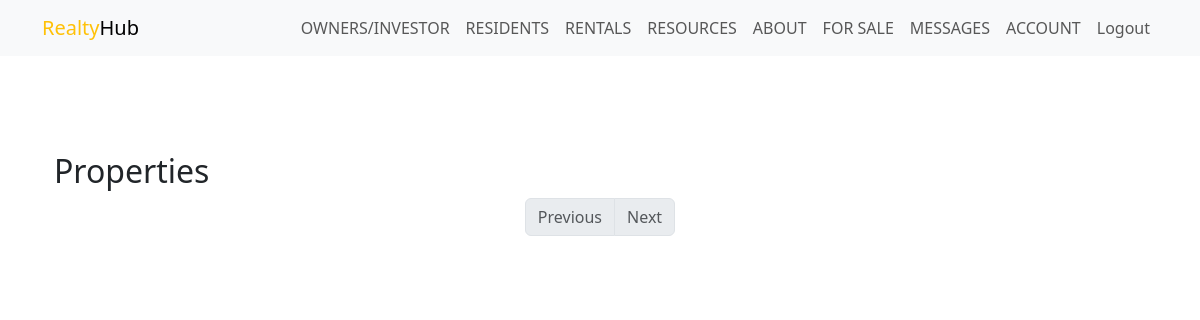
Page /property/properties (signed in) on the earlier database version.
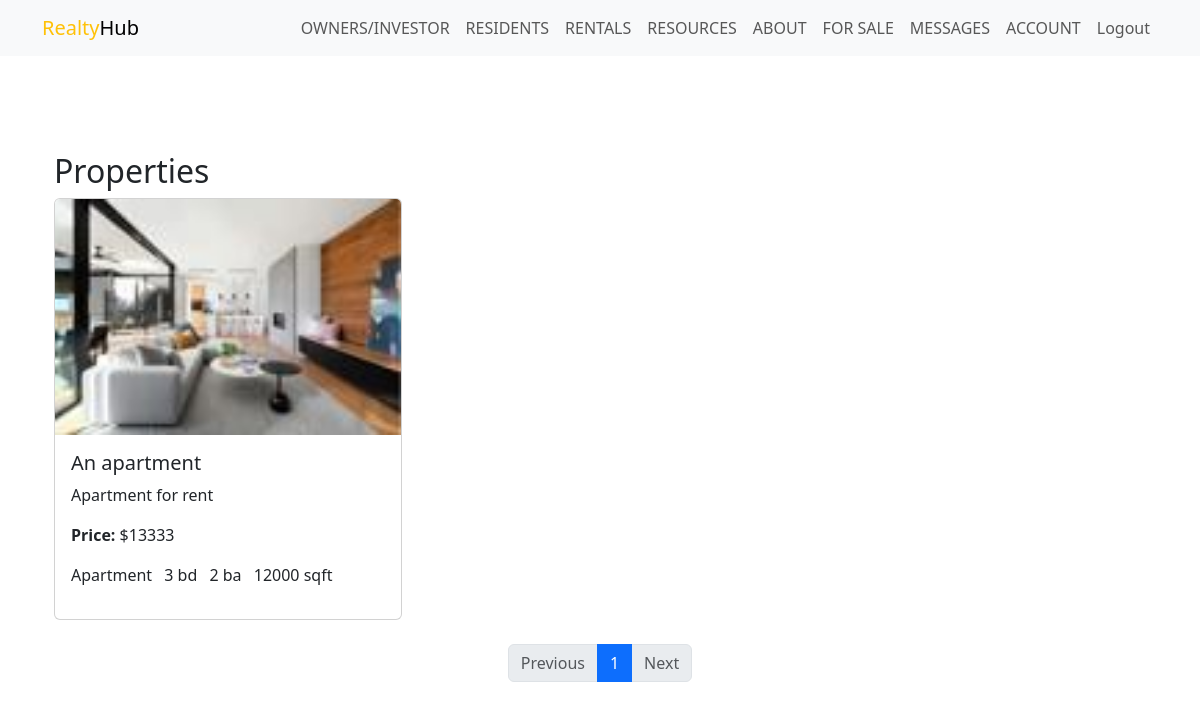
Same page on the later database version.
### app/models.py (models this page shows, shortened)
class Property(Base):
    __tablename__ = 'properties'
    id = Column(Integer, primary_key=True)
    title = Column(String(200), nullable=False)
    description = Column(Text, nullable=False)
    location = Column(String(200), nullable=False)
    price = Column(Integer, nullable=False)
    property_type = Column(String(200), nullable=False)
    property_status = Mapped[PropertyStatus]
    bathrooms = Column(Integer, nullable=False)
    bedrooms = Column(Integer, nullable=False)
    size = Column(Integer, nullable=False)
    available_from = Column(DateTime, nullable=False, default=func.current_timestamp())
    created_at = Column(DateTime, default=datetime.utcnow)
    owner_id = Column(Integer, ForeignKey('owners.id'))
    rental = relationship('Rental', backref='properties', lazy=True)
    image1 = Column(String(20), nullable=True)
    image2 = Column(String(20), nullable=True)
    image3 = Column(String(20), nullable=True)

### app/Property/views.py (the view)
@proprety.route('/properties', methods=['GET'], strict_slashes=False)
@login_required
def get_properties():
    page = request.args.get('page', 1, type=int)
    per_page = 9  # 3 columns * 3 rows
    properties = Property.query.paginate(page=page, per_page=per_page)
    return render_template('view_property.html', properties=properties.items, pagination=properties)

### app/__init__.py (called while the page is built)
@login_manager.user_loader
def load_user(user_id):
    x = Owner.query.get(str(user_id))
    print(x)
    if x == None:
        x = Tenant.query.get(str(user_id))
        print(x)
    return x

### app/models.py (called while the page is built)
    def __repr__(self):
        return f"Owner('{self.username}', '{self.email}', '{self.image_file}', '{self.location}', '{self.phone}')"

### app/Property/templates/view_property.html (shortened to what this page needs)
{% extends "layout.html" %}
{% block content %}
<div class="container mt-5">
    <h2>Properties</h2>
    <div class="row row-cols-1 row-cols-md-3 g-4">
        {% for property in properties %}
        <div class="col">
            <div class="card h-100">
                {% if property.image1 %}
                <a href="{{ url_for('proprety.view_property', property_id=property.id) }}">
                    <img src="{{ url_for('static', filename='property_pics/' + property.image1) }}" class="card-img-top" alt="...">
                </a>
                {% else %}
                <a href="{{ url_for('proprety.view_property', property_id=property.id) }}">
                    <img src="{{ url_for('static', filename='property_pics/default.jpg') }}" class="card-img-top" alt="No Image Available">
                </a>
                {% endif %}
                <div class="card-body">
                    <h5 class="card-title">{{ property.title }}</h5>
                    <p class="card-text">{{ property.description }}</p>
                    <p class="card-text"><strong>Price:</strong> ${{ property.price }}</p>
                    <ul class="list-inline mt-3">
                        <li class="list-inline-item">
                             {{ property.property_type }}
                        </li>
                        <li class="list-inline-item">
                             {{ property.bedrooms }} bd
                        </li>
                        <li class="list-inline-item">
                             {{ property.bathrooms }} ba
                        </li>
                        <li class="list-inline-item">
                             {{ property.size }} sqft
                        </li>
                    </ul>
                </div>
            </div>
        </div>
        {% endfor %}
    </div>
    <div class="d-flex justify-content-center mt-4">
        <nav aria-label="Page navigation example">
            <ul class="pagination">
                <li class="page-item {% if not pagination.has_prev %}disabled{% endif %}">
                    <a class="page-link" href="{{ url_for('proprety.get_properties', page=pagination.prev_num) }}">Previous</a>
                </li>
                {% for page_num in pagination.iter_pages() %}
                    <li class="page-item {% if pagination.page == page_num %}active{% endif %}">
                        <a class="page-link" href="{{ url_for('proprety.get_properties', page=page_num) }}">{{ page_num }}</a>
                    </li>
                {% endfor %}
                <li class="page-item {% if not pagination.has_next %}disabled{% endif %}">
                    <a class="page-link" href="{{ url_for('proprety.get_properties', page=pagination.next_num) }}">Next</a>
                </li>
            </ul>
        </nav>
    </div>
</div>
{% endblock %}

### app/templates/layout.html (shortened to what this page needs)
<!doctype html>
<html lang="en">
  <head>
    <link href="https://cdn.jsdelivr.net/npm/bootstrap@5.3.3/dist/css/bootstrap.min.css" rel="stylesheet">
  </head>
  <body>
    <nav class="navbar navbar-expand-lg bg-body-tertiary">
        <div class="container">
          <a class="navbar-brand" href="{{ url_for('main.home') }}"><span class="text-warning">Realty</span>Hub</a>
          <div class="collapse navbar-collapse" id="navbarSupportedContent">
            <ul class="navbar-nav ms-auto mb-2 mb-lg-0">
              <li class="nav-item">
                <a class="nav-link" href="{{ url_for('owner.dashboard') }}">OWNERS/INVESTOR</a>
              </li>
              <li class="nav-item">
                <a class="nav-link" href="{{ url_for('tenant.dashboard') }}">RESIDENTS</a>
              </li>
              <li class="nav-item">
                <a class="nav-link" href="#">RENTALS</a>
              </li>
              <li class="nav-item">
                <a class="nav-link" href="#">RESOURCES</a>
              </li>
              <li class="nav-item">
                <a class="nav-link" href="#">ABOUT</a>
              </li>
              <li class="nav-item">
                <a class="nav-link" href="#">FOR SALE</a>
              </li>
              <li class="nav-item">
                <a class="nav-link" href="{{ url_for('messages.allmessages') }}">MESSAGES</a>
              </li>
              <ul class="navbar-nav d-flex justify-content-center">
                {% if current_user.is_authenticated %}
                <li class="nav-item">
                  <a class="nav-link" href="{{ url_for('main.accounts') }}">ACCOUNT</a>
              </li>
                  <li class="nav-item">
                      <a class="nav-link" href="{{ url_for('main.logout') }}">Logout</a>
                  </li>
                {% endif %}
            </ul>
        </div>
      </nav>
      <br />
    <br />
    <div class="container">
        {% block content %} {% endblock %}
    </div>
    <br />
  </body>
</html>

Differences in the rows shown:
added Property: image1 (picture), title "An apartment", description "Apartment for rent", price "13333", property_type "Apartment", bedrooms "3", bathrooms "2", size "12000"
Other differences:
new list line: "1"
